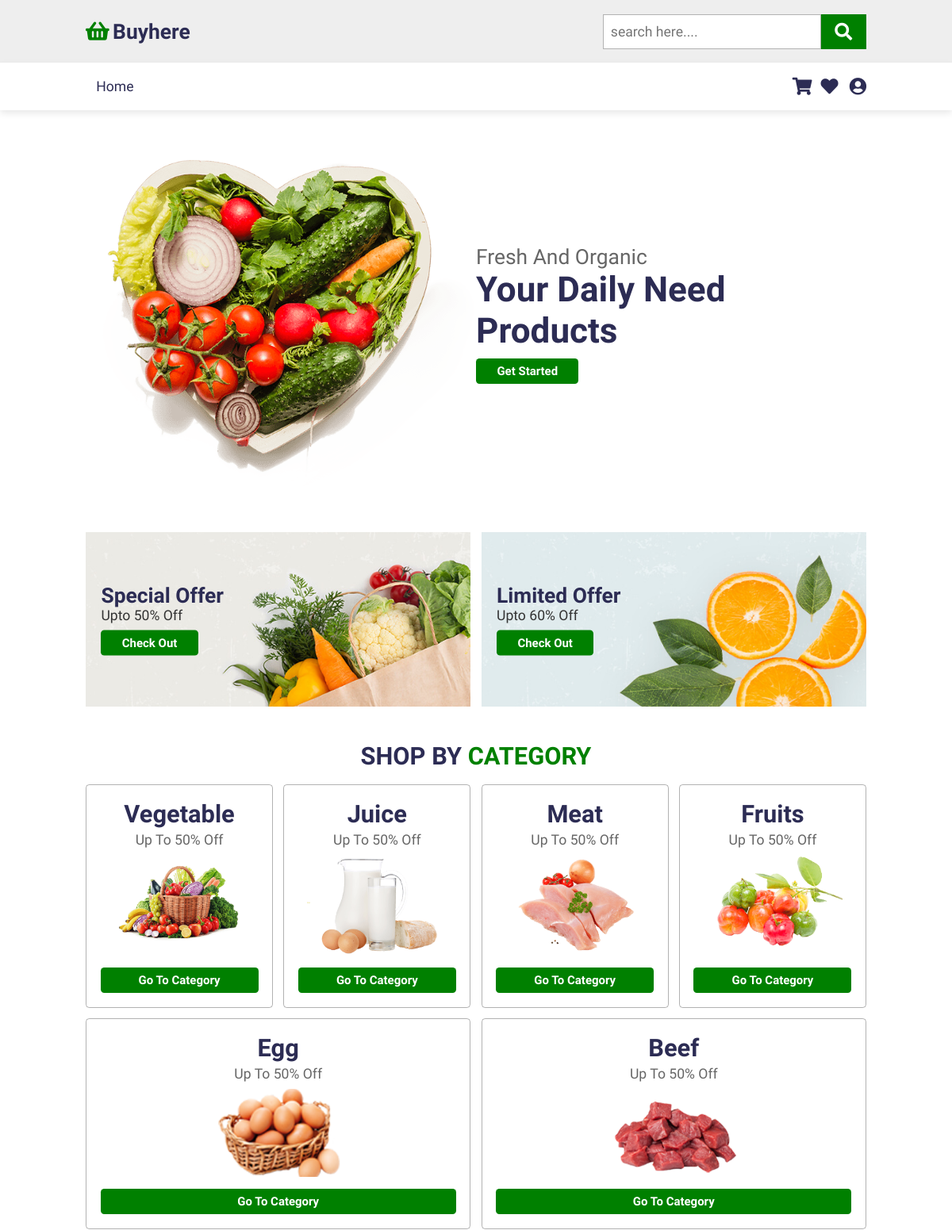
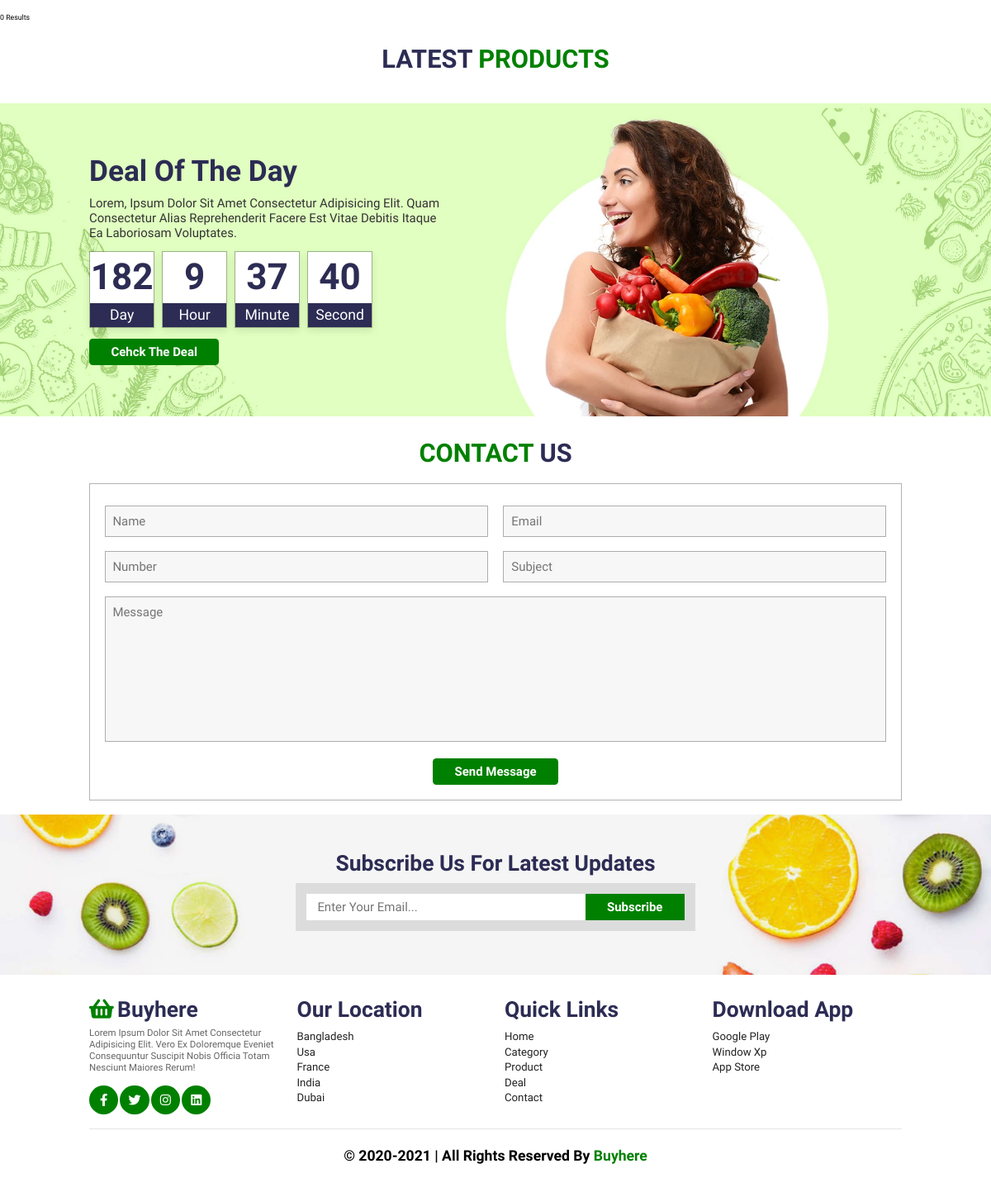
The page / on the database its author committed (2 pictures, top to bottom).
### tables this page shows
CREATE TABLE `categories` (
  `id` int(10) NOT NULL,
  `name` varchar(100) NOT NULL,
  `icon` varchar(150) NOT NULL,
  `latest_product` timestamp NOT NULL DEFAULT current_timestamp() ON UPDATE current_timestamp(),
  `category_img` text NOT NULL
);

### pages/category.php (the view)
<?php
    $sql = "SELECT * FROM categories";
    $result = $conn->query($sql);
    $categories = array();
    if ($result->num_rows > 0) {
        while($row = $result->fetch_assoc()) {
            array_push($categories,$row);
        }
    }
    else {
        echo "0 results";
    }
?>
<section class="category" id="category">
        <h1 class="heading">shop by <span>category</span></h1>
        <div class="box-container">
            <?php
                for($i=0; $i<count($categories);$i++){
            ?>
            <div class="box">
                <h3><?php echo $categories[$i]['name'];?></h3>
                <p>up to 50% off</p>
                <img src="<?php echo $categories[$i]['category_img']  ?>" alt="">
                <a href="pages/category_detail.php?id=<?php echo $categories[$i]['id'] ?>" class="btn">go to category</a>
            </div>
            <?php
                 }
            ?>
        </div>
    </section>

### css/style.css (style rules this page uses)
:root { --green: green; --black: #2c2c54; }
* { margin: 0; padding: 0; box-sizing: border-box; font-family: 'Nunito Sans', sans-serif; outline: none; border: none; text-decoration: none; text-transform: capitalize; transition: all .2s linear; }
html { scroll-behavior: smooth; font-size: 62.5%; overflow-x: hidden; scroll-padding-top: 6.5rem; }
section { padding: 2rem 9%; }
.btn { display: inline-block; margin-top: 1rem; background: var(--green); color: #fff; padding: .8rem 3rem; font-size: 1.7rem; text-align: center; border-radius: .5rem; font-weight: bolder; }
.heading { text-align: center; color: var(--black); text-transform: uppercase; padding: 1rem; font-size: 3.5rem; padding-bottom: 2rem; }
.heading span { color: var(--green); text-transform: uppercase; }
.category .box-container { display: flex; gap: 1.5rem; flex-wrap: wrap; }
.category .box-container .box { flex: 1 1 25rem; border: .1rem solid rgba(0, 0, 0, .3); border-radius: .5rem; text-align: center; padding: 2rem; }
.category .box-container .box img { width: 20rem; margin: .5rem 0; }
.category .box-container .box h3 { font-size: 3.5rem; color: var(--black); }
.category .box-container .box p { font-size: 2rem; color: #666; padding: .5rem 0; }
.category .box-container .box .btn { display: block; }

### css/responsive.css (style rules this page uses)
@media (max-width:1200px) { html { font-size: 55%; } }

### rows shown on the page
categories: name "Vegetable", category_img (picture)
categories: name "Juice", category_img (picture)
categories: name "Meat", category_img (picture)
categories: name "Fruits", category_img (picture)
categories: name "Egg", category_img (picture)
categories: name "Beef", category_img (picture)
